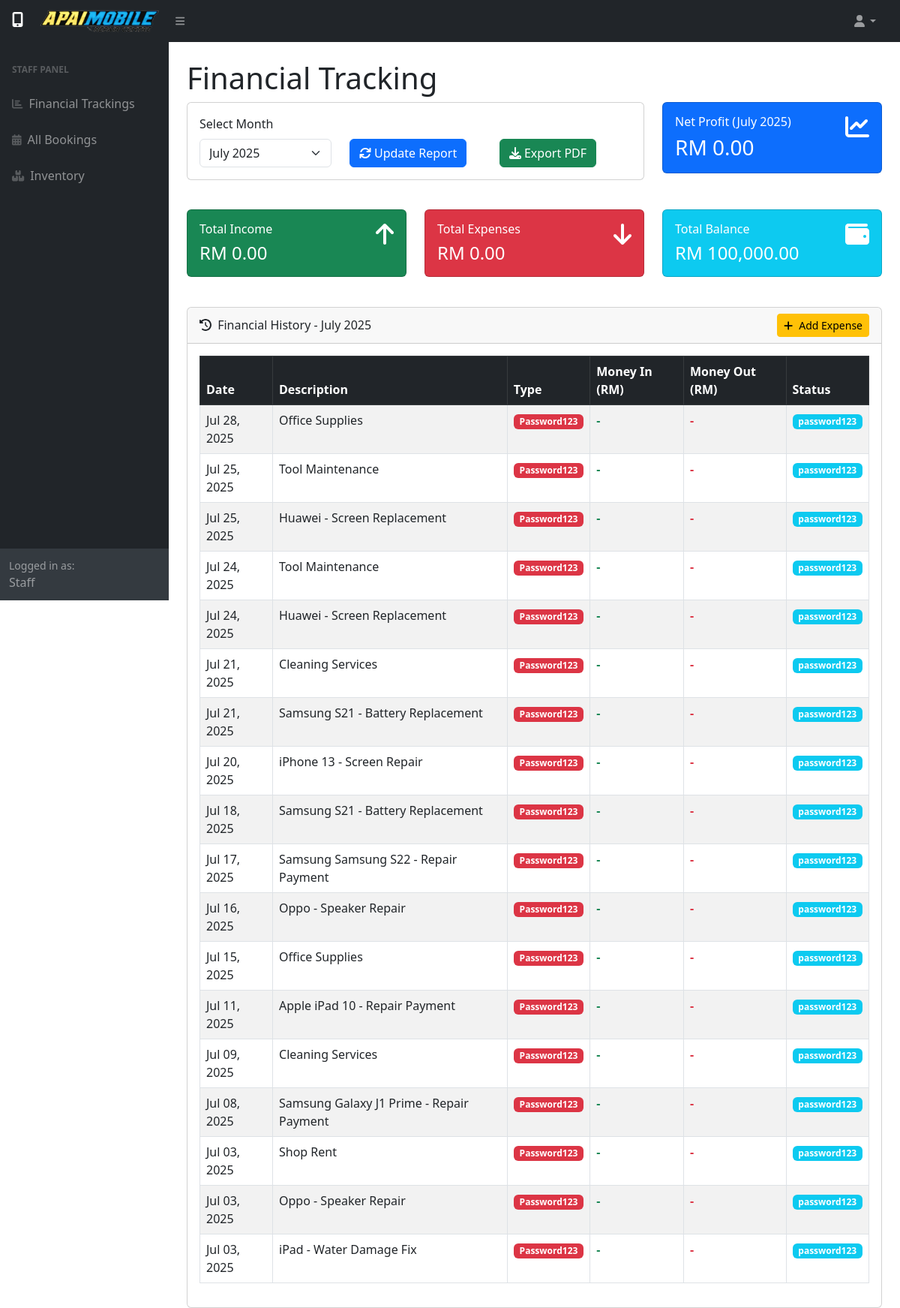
The app's page /financial-tracking.php with its own data.
### tables this page shows
CREATE TABLE `transactions` (
  `transaction_id` int(11) NOT NULL,
  `booking_id` int(11) NOT NULL,
  `user_email` varchar(255) NOT NULL,
  `amount` decimal(10,2) NOT NULL,
  `payment_method` varchar(50) NOT NULL,
  `transaction_date` datetime DEFAULT current_timestamp(),
  `description` varchar(255) NOT NULL,
  `type` enum('password123','password123') DEFAULT 'password123',
  `status` varchar(50) DEFAULT 'password123'
);

### financial-tracking.php (the view, shortened to what this page needs)
<?php include ('layout/admin-header.php'); ?>
<?php
include("dbconnection.php");
$month_result = $conn->query("SELECT DISTINCT DATE_FORMAT(transaction_date, '%Y-%m') as month FROM transactions ORDER BY month DESC");
$months = [];
$latestMonth = "";
if ($month_result && $month_result->num_rows > 0) {
    while ($row = $month_result->fetch_assoc()) {
        $months[] = $row['month'];
    }
    $latestMonth = $months[0];
}
$selectedMonth = $_GET['month'] ?? $latestMonth;
$startDate = $selectedMonth . '-01';
$endDate = date("Y-m-t", strtotime($startDate));
$query = "SELECT * FROM transactions WHERE transaction_date BETWEEN '$startDate' AND '$endDate' ORDER BY transaction_date DESC";
$transactions = $conn->query($query);
$income = 0;
$expense = 0;
$balance = 100000;
$netProfit = $income - $expense;
$totalBalance = $balance + $netProfit;
$transactions->data_seek(0);
?>
<div id="layoutSidenav_content">
<main>
<div class="container-fluid px-4">
    <h1 class="mt-4">Financial Tracking</h1>
    <div class="row mb-4">
        <div class="col-lg-8">
            <form method="get">
                <div class="card">
                    <div class="card-body">
                        <div class="row align-items-end">
                            <div class="col-md-4">
                                <label for="monthFilter" class="form-label">Select Month</label>
                                <select class="form-select" name="month" id="monthFilter">
                                    <?php foreach ($months as $month): ?>
                                        <option value="<?= $month ?>" <?= $month === $selectedMonth ? 'selected' : '' ?>>
                                            <?= date("F Y", strtotime($month . "-01")) ?>
                                        </option>
                                    <?php endforeach; ?>
                                </select>
                            </div>
                            <div class="col-md-4">
                                <button class="btn btn-primary" type="submit">
                                    <i class="fas fa-sync me-1"></i>Update Report
                                </button>
                            </div>
                            <div class="col-md-4">
                                <button class="btn btn-success" onclick="exportReport()" type="button">
                                    <i class="fas fa-download me-1"></i>Export PDF
                                </button>
                            </div>
                        </div>
                    </div>
                </div>
            </form>
        </div>
        <div class="col-lg-4">
            <div class="card bg-primary text-white mb-4">
                <div class="card-body d-flex justify-content-between">
                    <div>
                        <h6 class="card-title">Net Profit (<?= date("F Y", strtotime($selectedMonth)) ?>)</h6>
                        <h3 class="mb-0">RM <?= number_format($netProfit, 2) ?></h3>
                    </div>
                    <i class="fas fa-chart-line fa-2x"></i>
                </div>
            </div>
        </div>
    </div>
    <div class="row mb-4">
        <div class="col-md-4">
            <div class="card bg-success text-white mb-3">
                <div class="card-body d-flex justify-content-between">
                    <div>
                        <h6>Total Income</h6>
                        <h4 class="mb-0">RM <?= number_format($income, 2) ?></h4>
                    </div>
                    <i class="fas fa-arrow-up fa-2x"></i>
                </div>
            </div>
        </div>
        <div class="col-md-4">
            <div class="card bg-danger text-white mb-3">
                <div class="card-body d-flex justify-content-between">
                    <div>
                        <h6>Total Expenses</h6>
                        <h4 class="mb-0">RM <?= number_format($expense, 2) ?></h4>
                    </div>
                    <i class="fas fa-arrow-down fa-2x"></i>
                </div>
            </div>
        </div>
        <div class="col-md-4">
            <div class="card bg-info text-white mb-3">
                <div class="card-body d-flex justify-content-between">
                    <div>
                        <h6>Total Balance</h6>
                        <h4 class="mb-0">RM <?= number_format($totalBalance, 2) ?></h4>
                    </div>
                    <i class="fas fa-wallet fa-2x"></i>
                </div>
            </div>
        </div>
    </div>
    <div class="card">
        <div class="card-header d-flex justify-content-between align-items-center">
            <span><i class="fas fa-history me-1"></i> Financial History - <?= date("F Y", strtotime($selectedMonth)) ?></span>
            <button class="btn btn-warning btn-sm" data-bs-toggle="modal" data-bs-target="#addExpenseModal">
                <i class="fas fa-plus me-1"></i> Add Expense
            </button>
        </div>
        <div class="card-body">
            <div class="table-responsive">
                <table id="financialTable" class="table table-bordered table-striped">
                    <thead class="table-dark">
                        <tr>
                            <th>Date</th>
                            <th>Description</th>
                            <th>Type</th>
                            <th>Money In (RM)</th>
                            <th>Money Out (RM)</th>
                            <th>Status</th>
                        </tr>
                    </thead>
                    <tbody>
                        <?php while ($row = $transactions->fetch_assoc()): ?>
                            <tr>
                                <td><?= date("M d, Y", strtotime($row['transaction_date'])) ?></td>
                                <td><?= htmlspecialchars($row['description']) ?></td>
                                <td><span class="badge bg-<?= $row['type'] === 'income' ? 'success' : 'danger' ?>">
                                    <?= ucfirst($row['type']) ?></span></td>
                                <td class="text-success fw-bold">
                                    <?= $row['type'] === 'income' ? number_format($row['amount'], 2) : '-' ?>
                                </td>
                                <td class="text-danger fw-bold">
                                    <?= $row['type'] === 'expense' ? number_format($row['amount'], 2) : '-' ?>
                                </td>
                                <td><span class="badge bg-info"><?= $row['status'] ?></span></td>
                            </tr>
                        <?php endwhile; ?>
                    </tbody>
                </table>
            </div>
        </div>
    </div>
</div>
</main>
</div>
<link href="https://cdn.jsdelivr.net/npm/bootstrap@5.3.0/dist/css/bootstrap.min.css" rel="stylesheet">
<link rel="stylesheet" href="https://cdn.datatables.net/1.13.6/css/dataTables.bootstrap5.min.css">
<?php include ('layout/footer.php'); ?>

### layout/admin-header.php (shortened to what this page needs)
<!DOCTYPE html>
<html lang="en">
    <head>
        <link href="https://cdn.jsdelivr.net/npm/simple-datatables@7.1.2/dist/style.min.css" rel="stylesheet" />
        <link href="css/styles.css" rel="stylesheet" />
    </head>
    <body class="sb-nav-fixed">
        <nav class="sb-topnav navbar navbar-expand navbar-dark bg-dark">
            <a class="navbar-brand ps-3" href="financial-tracking.php">
                <i class="fas fa-mobile-alt me-2"></i>
                <img src="assets/img/apai.png" class="navbar-logo" style="height: 40px;">
            </a>
            <button class="btn btn-link btn-sm order-1 order-lg-0 me-4 me-lg-0" id="sidebarToggle" href="#!"><i class="fas fa-bars"></i></button>
            <ul class="navbar-nav ms-auto ms-md-0 me-3 me-lg-4">
                <li class="nav-item dropdown">
                    <a class="nav-link dropdown-toggle" id="navbarDropdown" href="#" role="button" data-bs-toggle="dropdown" aria-expanded="false"><i class="fas fa-user fa-fw"></i></a>
                </li>
            </ul>
        </nav>
        <div id="layoutSidenav">
            <div id="layoutSidenav_nav">
                <nav class="sb-sidenav accordion sb-sidenav-dark" id="sidenavAccordion">
                    <div class="sb-sidenav-menu">
                        <div class="nav">
                            <div class="sb-sidenav-menu-heading">Staff Panel</div>
                            <a class="nav-link" href="financial-tracking.php">
                                <div class="sb-nav-link-icon"><i class="fas fa-chart-bar"></i></div>
                                Financial Trackings
                            </a>
                            <a class="nav-link" href="customer-bookings.php">
                                <div class="sb-nav-link-icon"><i class="fas fa-calendar-alt"></i></div>
                                All Bookings
                            </a>
                            <a class="nav-link" href="inventory.php">
                                <div class="sb-nav-link-icon"><i class="fas fa-boxes"></i></div>
                                Inventory
                            </a>
                        </div>
                    </div>
                    <div class="sb-sidenav-footer">
                        <div class="small">Logged in as:</div>
                        Staff
                    </div>
                </nav>
            </div>

### layout/footer.php (shortened to what this page needs)
</div>
    </body>
</html>

### records on screen
transactions: transaction_date "Jul 28, 2025", description "Office Supplies", type "Password123", status "password123"
transactions: transaction_date "Jul 25, 2025", description "Tool Maintenance", type "Password123", status "password123"
transactions: transaction_date "Jul 25, 2025", description "Huawei - Screen Replacement", type "Password123", status "password123"
transactions: transaction_date "Jul 24, 2025", description "Tool Maintenance", type "Password123", status "password123"
transactions: transaction_date "Jul 24, 2025", description "Huawei - Screen Replacement", type "Password123", status "password123"
transactions: transaction_date "Jul 21, 2025", description "Cleaning Services", type "Password123", status "password123"
transactions: transaction_date "Jul 21, 2025", description "Samsung S21 - Battery Replacement", type "Password123", status "password123"
transactions: transaction_date "Jul 20, 2025", description "iPhone 13 - Screen Repair", type "Password123", status "password123"
transactions: transaction_date "Jul 18, 2025", description "Samsung S21 - Battery Replacement", type "Password123", status "password123"
transactions: transaction_date "Jul 17, 2025", description "Samsung Samsung S22 - Repair Payment", type "Password123", status "password123"
transactions: transaction_date "Jul 16, 2025", description "Oppo - Speaker Repair", type "Password123", status "password123"
transactions: transaction_date "Jul 15, 2025", description "Office Supplies", type "Password123", status "password123"
transactions: transaction_date "Jul 11, 2025", description "Apple iPad 10 - Repair Payment", type "Password123", status "password123"
transactions: transaction_date "Jul 09, 2025", description "Cleaning Services", type "Password123", status "password123"
transactions: transaction_date "Jul 08, 2025", description "Samsung Galaxy J1 Prime - Repair Payment", type "Password123", status "password123"
transactions: transaction_date "Jul 03, 2025", description "Shop Rent", type "Password123", status "password123"
transactions: transaction_date "Jul 03, 2025", description "Oppo - Speaker Repair", type "Password123", status "password123"
transactions: transaction_date "Jul 03, 2025", description "iPad - Water Damage Fix", type "Password123", status "password123"

### other values on screen
date("F Y", strtotime($selectedMonth)) "July 2025"
$netProfit "0.00"
$income "0.00"
$expense "0.00"
$totalBalance "100,000.00"
form field month "July 2025"
